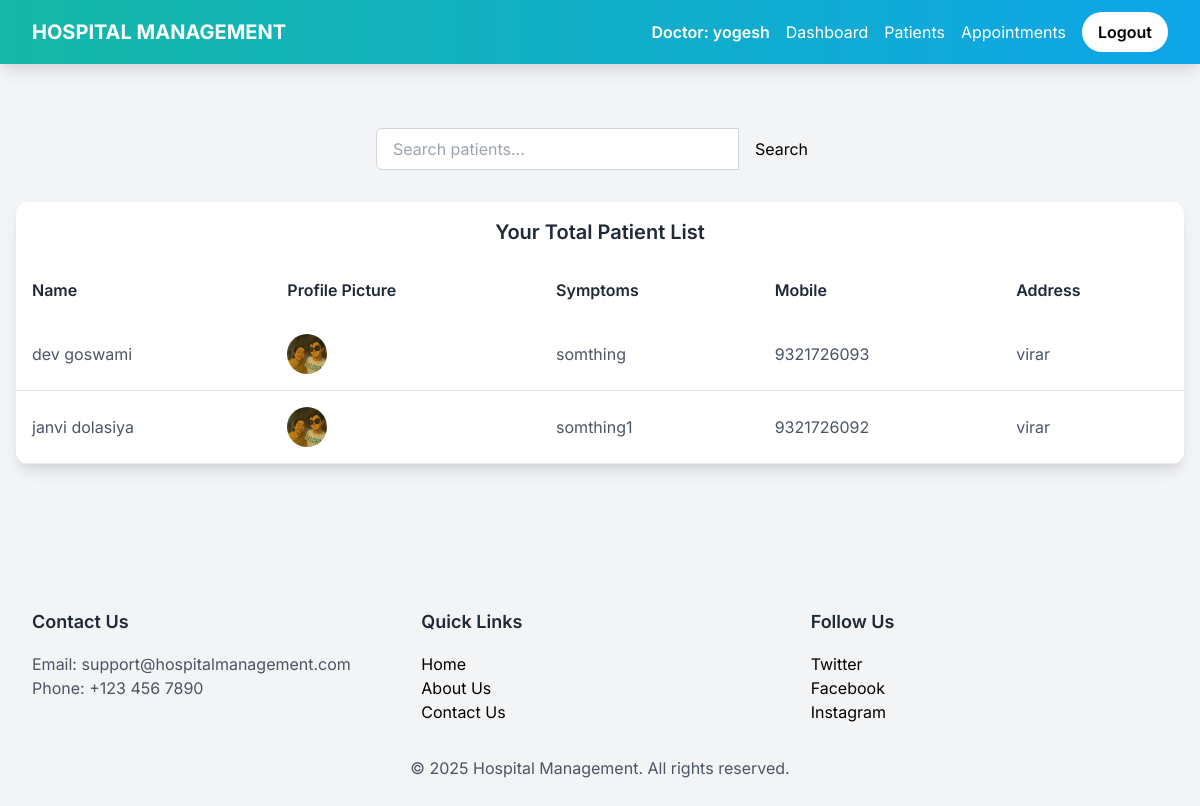
Screenshot of /doctor-view-patient (signed in) with the database file from the repository.
### hospital/models.py (models this page shows, shortened)
class Patient(models.Model):
    user=models.OneToOneField(User,on_delete=models.CASCADE)
    profile_pic= models.ImageField(upload_to='profile_pic/PatientProfilePic/',null=True,blank=True)
    address = models.CharField(max_length=40)
    mobile = models.CharField(max_length=20,null=False)
    symptoms = models.CharField(max_length=100,null=False)
    assignedDoctorId = models.PositiveIntegerField(null=True)
    admitDate=models.DateField(auto_now=True)
    status=models.BooleanField(default=False)
    @property
    def get_name(self):
        return self.user.first_name+" "+self.user.last_name

### hospital/views.py (the view)
# urls.py: path('doctor-view-patient', views.doctor_view_patient_view,name='doctor-view-patient'),
@login_required(login_url='doctorlogin')
@user_passes_test(is_doctor)
def doctor_view_patient_view(request):
    patients=models.Patient.objects.all().filter(status=True,assignedDoctorId=request.user.id)
    doctor=models.Doctor.objects.get(user_id=request.user.id) #for profile picture of doctor in sidebar
    return render(request,'hospital/doctor_view_patient.html',{'patients':patients,'doctor':doctor})

### hospital/views.py (called while the page is built)
def is_doctor(user):
    return user.groups.filter(name='DOCTOR').exists()

### templates/hospital/doctor_view_patient.html (shortened to what this page needs)
{% extends 'hospital/doctor_base.html' %}
{% load static %}
{% block content %}
<section class="max-w-7xl mx-auto py-12 px-4">
  <form action="/search" method="get" class="flex justify-center mb-8">
    <div class="flex w-full max-w-md">
      <input type="search" name="query" id="query" placeholder="Search patients..." class="flex-1 rounded-l-md border border-gray-300 py-2 px-4 focus:outline-none focus:ring-2 focus:ring-teal-600" aria-label="Search patients">
      <button type="submit" class="bg-teal-600 text-black rounded-r-md py-2 px-4 hover:bg-teal-700 transition">Search</button>
    </div>
  </form>
  {% if patients %}
    <div class="bg-white rounded-xl shadow-lg overflow-hidden fade-in">
      <div class="bg-gradient-to-r from-teal-50 to-teal-100 p-4">
        <h2 class="text-xl font-semibold text-gray-800 text-center">Your Total Patient List</h2>
      </div>
      <div class="overflow-x-auto">
        <table class="w-full text-left table-auto">
          <thead class="bg-teal-100">
            <tr>
              <th class="p-4 font-semibold text-gray-800">Name</th>
              <th class="p-4 font-semibold text-gray-800">Profile Picture</th>
              <th class="p-4 font-semibold text-gray-800">Symptoms</th>
              <th class="p-4 font-semibold text-gray-800">Mobile</th>
              <th class="p-4 font-semibold text-gray-800">Address</th>
            </tr>
          </thead>
          <tbody>
            {% for p in patients %}
              <tr class="border-b hover:bg-gray-50 transition">
                <td class="p-4 text-gray-600">{{ p.get_name|default:"N/A" }}</td>
                <td class="p-4">
                  {% if p.profile_pic %}
                    <img src="{{ p.profile_pic.url }}" alt="Profile picture of {{ p.get_name }}" class="h-10 w-10 rounded-full object-cover" />
                  {% else %}
                    <span class="text-gray-600">No image</span>
                  {% endif %}
                </td>
                <td class="p-4 text-gray-600">{{ p.symptoms|default:"N/A" }}</td>
                <td class="p-4 text-gray-600">{{ p.mobile|default:"N/A" }}</td>
                <td class="p-4 text-gray-600">{{ p.address|default:"N/A" }}</td>
              </tr>
            {% empty %}
              <tr>
                <td colspan="5" class="p-4 text-center text-gray-600">No patients found.</td>
              </tr>
            {% endfor %}
          </tbody>
        </table>
      </div>
    </div>
  {% else %}
    <div class="text-center py-8 fade-in">
      <h4 class="text-xl font-semibold text-red-600">No Patient Found!</h4>
    </div>
  {% endif %}
</section>
{% endblock content %}

### templates/hospital/doctor_base.html (shortened to what this page needs)
{% load static %}
<!DOCTYPE html>
<html lang="en">
<head>
  <link href="https://cdn.jsdelivr.net/npm/tailwindcss@2.2.19/dist/tailwind.min.css" rel="stylesheet">
</head>
<body>
  <nav class="navbar fixed top-0 left-0 w-full shadow-lg z-50">
    <div class="max-w-7xl mx-auto px-4 sm:px-6 lg:px-8">
      <div class="flex justify-between h-16">
        <div class="flex items-center">
          <a href="/" class="text-white font-bold text-xl">HOSPITAL MANAGEMENT</a>
        </div>
        <div class="flex items-center space-x-4">
          <span class="text-white font-semibold">Doctor: {{ request.user.first_name }}</span>
          <a href="/doctor-dashboard" class="text-white hover:text-teal-100">Dashboard</a>
          <a href="/doctor-patient" class="text-white hover:text-teal-100">Patients</a>
          <a href="/doctor-appointment" class="text-white hover:text-teal-100">Appointments</a>
          <a href="/logout" class="bg-white text-teal-600 px-4 py-2 rounded-full font-semibold hover:bg-teal-100 transition">Logout</a>
        </div>
      </div>
    </div>
  </nav>
  <main class="pt-20">
    {% block content %}
    {% endblock content %}
  </main>
  <footer class="bg-gradient-to-r from-teal-50 to-teal-100 py-12 mt-12">
    <div class="max-w-7xl mx-auto px-4 sm:px-6 lg:px-8">
      <div class="grid grid-cols-1 md:grid-cols-3 gap-8">
        <div>
          <h3 class="text-lg font-semibold text-gray-800 mb-4">Contact Us</h3>
          <p class="text-gray-600">Email: support@hospitalmanagement.com</p>
          <p class="text-gray-600">Phone: +123 456 7890</p>
        </div>
        <div>
          <h3 class="text-lg font-semibold text-gray-800 mb-4">Quick Links</h3>
          <a href="/" class="block text-teal-600 hover:underline">Home</a>
          <a href="/aboutus" class="block text-teal-600 hover:underline">About Us</a>
          <a href="/contactus" class="block text-teal-600 hover:underline">Contact Us</a>
        </div>
        <div>
          <h3 class="text-lg font-semibold text-gray-800 mb-4">Follow Us</h3>
          <a href="#" class="block text-teal-600 hover:underline">Twitter</a>
          <a href="#" class="block text-teal-600 hover:underline">Facebook</a>
          <a href="#" class="block text-teal-600 hover:underline">Instagram</a>
        </div>
      </div>
      <div class="mt-8 text-center">
        <p class="text-gray-600">© 2025 Hospital Management. All rights reserved.</p>
      </div>
    </div>
  </footer>
</body>
</html>

### templates/hospital/doctor_base.html (style rules this page uses)
body { font-family: 'Inter', sans-serif; background: #f3f4f6; }
.navbar { background: linear-gradient(90deg, #14b8a6 0%, #0ea5e9 100%); }
.navbar a { transition: color 0.3s, transform 0.3s; }
.fade-in { opacity: 0; transform: translateY(20px); transition: opacity 0.5s, transform 0.5s; }
.fade-in.visible { opacity: 1; transform: translateY(0); }

### templates/hospital/doctor_view_patient.html (style rules this page uses)
.fade-in { opacity: 0; transform: translateY(20px); transition: opacity 0.5s, transform 0.5s; }
.fade-in.visible { opacity: 1; transform: translateY(0); }

### rows the page displays
Patient: get_name "dev goswami", profile_pic (picture), symptoms "somthing", mobile "9321726093", address "virar"
Patient: get_name "janvi dolasiya", profile_pic (picture), symptoms "somthing1", mobile "9321726092", address "virar"

### other values shown
{{ request.user.first_name }} "yogesh"
